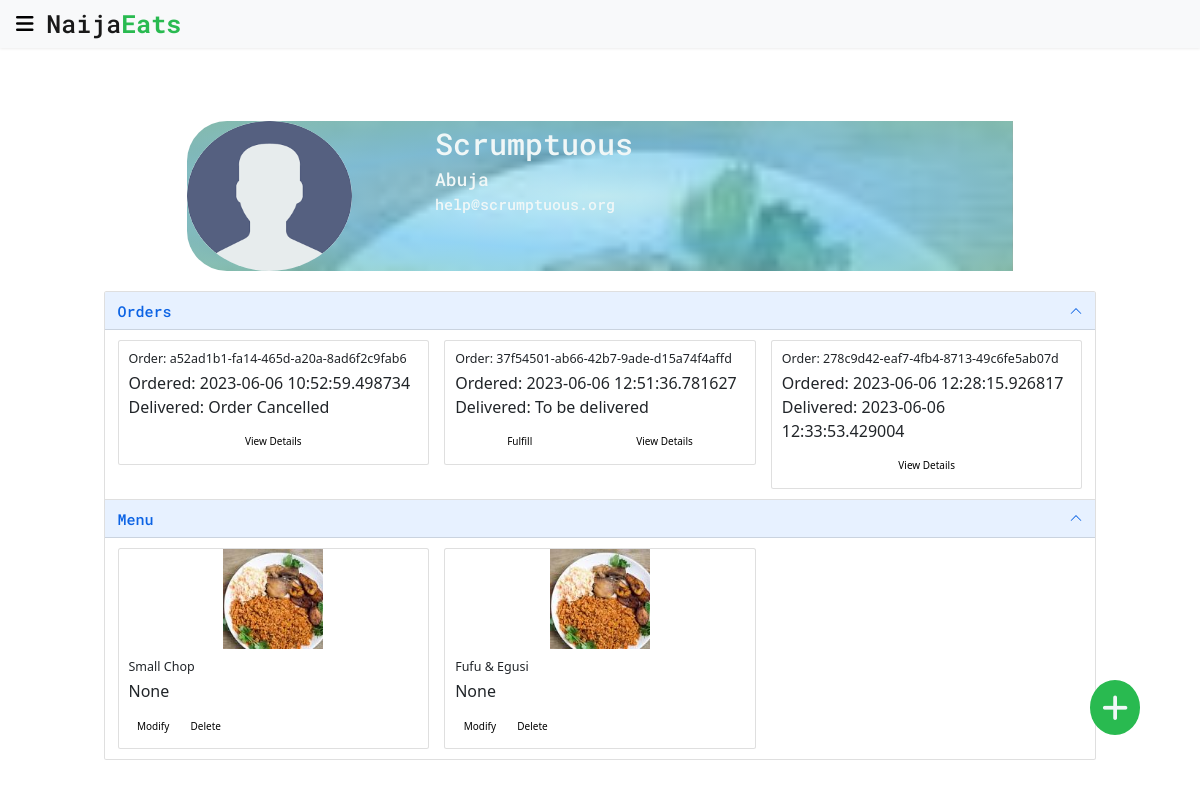
Before: /profile/7e546509-2631-4c0f-870c-4f03f7c1c5be (signed in) with the older database file.
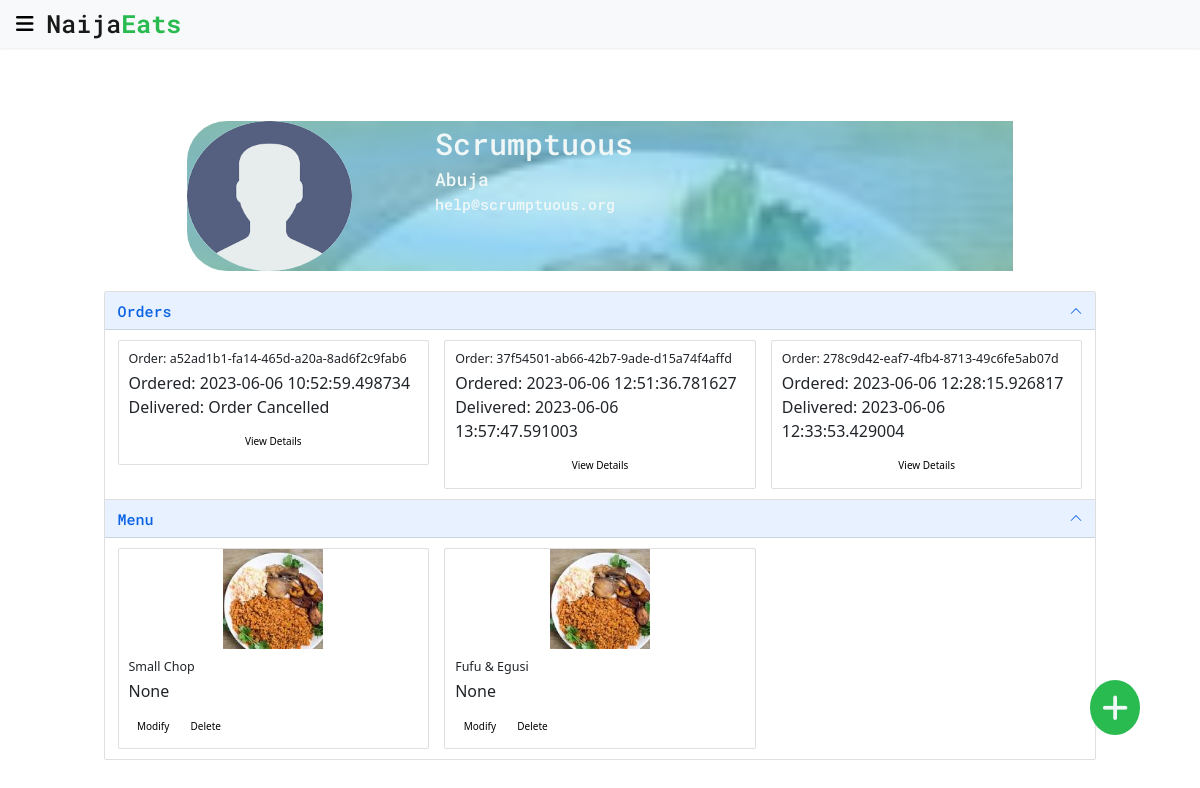
After: the same page with the newer database file.
### app/models/placed_order.py (models this page shows, shortened)
class PlacedOrder(db.Model):
    id = db.Column(db.String(50), primary_key=True, default=generate_uuid)
    quantity = db.Column(db.Integer, nullable=False, default=0)
    order_date = db.Column(db.DateTime, nullable=False, default=datetime.now())
    delivery_date = db.Column(db.DateTime)
    delivery_address = db.Column(db.Text)
    total_price = db.Column(db.Float)
    cancelled = db.Column(db.Boolean, default=False)
    delivered = db.Column(db.Boolean, default=False)
    user_id = db.Column(db.String(50), db.ForeignKey('user.id'),
                        nullable=True)
    reviews = db.relationship('Review', backref='order', lazy=True)
    menu = db.relationship('MenuItem', secondary='order_menuitem',
                           backref='orders')

### app/user/routes.py (the view)
@bp.route("/profile/<user_id>")
@login_required
def profile(user_id):
    user = User.query.get(user_id)
    orders = []
    if user.is_business:
        menu = MenuItem.query.all()
        for menu_item in menu:
            if menu_item.restaurant == user:
                orders.extend(menu_item.orders)
        order_ids = set([order.id for order in orders])
        orders = []
        for order_id in order_ids:
            orders.append(PlacedOrder.query.get(order_id))
    else:
        orders = user.orders
    return render_template('profile.html', user=user, orders=orders)

### app/__init__.py (called while the page is built)
def create_app(config_class=Config):
    app = Flask(__name__)
    app.config.from_object(config_class)
    db.init_app(app=app)
    login_manager = LoginManager()
    login_manager.init_app(app)
    login_manager.login_view = 'user_bp.login'
    from app.main import bp as main_bp
    from app.user import bp as user_bp
    app.register_blueprint(main_bp)
    app.register_blueprint(user_bp)
    @login_manager.user_loader
    def load_user(user_id):
        return User.query.get(user_id)
    @app.route('/test/')
    def test_app():
        return '<h1>It seems the app is working well</h1>'
    return app

### app/templates/profile.html (shortened to what the changed rows need)
{% extends "base.html" %}
{% block content %}
<div class="profile-area">
  <div class="profile-body">
    <div class="accordion" id="accordionExample">
      <div class="accordion-item">
        <h2 class="accordion-header" id="headingOne">
          <button class="accordion-button" type="button" data-bs-toggle="collapse" data-bs-target="#orderPane"
            aria-expanded="true" aria-controls="orderPane">
            <span class="accordion-header">Orders</span>
          </button>
        </h2>
        <div id="orderPane" class="accordion-collapse collapse show" aria-labelledby="headingOne"
          data-bs-parent="#accordionExample">
          <div class="accordion-body">
            {% if orders |length > 0 %}
            <div class="row">
              {% for order in orders %}
              <div class="col-sm-4">
                <div class="card">
                  <div class="card-body">
                    <h5 class="card-title">Order: {{ order.id }}</h5>
                    <p class="card-text">
                      <span>Ordered: {{ order.order_date }}</span><br>
                      <span>Delivered:
                        {% if order.delivered %}
                        {{ order.delivery_date }}
                        {% elif order.cancelled %}
                        Order Cancelled
                        {% else %}
                        To be delivered
                        {% endif %}
                      </span>
                    </p>
                    <div class="order-control">
                      {% if user.is_business and not (order.delivered or order.cancelled) %}
                      <a href="{{ url_for('main_bp.fulfill_order', order_id=order.id )}}" class="btn">Fulfill</a>
                      {% endif %}
                      <a href="#" class="btn">View Details</a>
                    </div>
                  </div>
                </div>
              </div>
              {% endfor %}
            </div>
            {% else %}
            <b> Orders Associated With This User Will Appear Here </b>
            {% endif %}
          </div>
        </div>
      </div>
      {% if user.is_business %}
      <div class="accordion-item">
        <h2 class="accordion-header" id="headingOne">
          <button class="accordion-button" type="button" data-bs-toggle="collapse" data-bs-target="#menuPane"
            aria-expanded="true" aria-controls="menuPane">
            <span class="accordion-header">Menu</span>
          </button>
        </h2>
      </div>
      {% endif %}
    </div>
  </div>
</div>
{% endblock %}

Changed rows visible on the page:
changed PlacedOrder "37f54501-ab66-42b7-9ade-d15a74f4affd": delivery_date (not shown) → "2023-06-06 13:57:47.591003"; no longer shows "To be delivered Fulfill"
